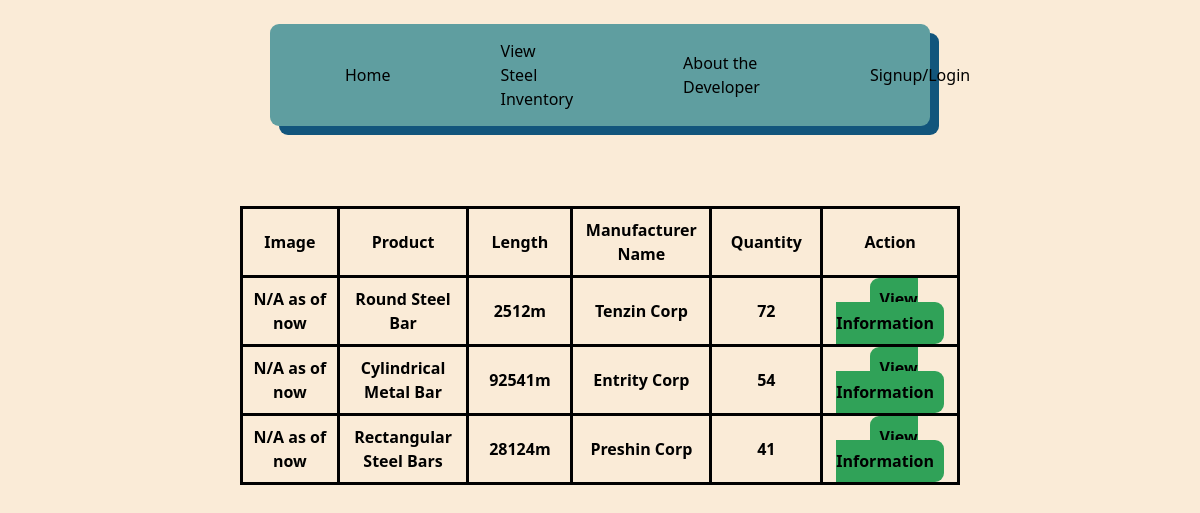
Page /Products on the earlier database version.
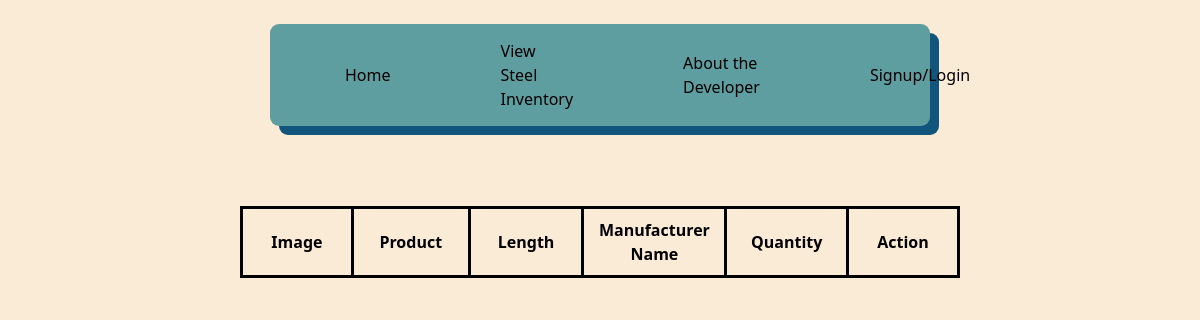
Same page on the later database version.
### Inventory/models.py (models this page shows)
class Product(models.Model): #Steels, not food
    objects = models.Manager()
    Name = models.CharField(max_length=30, unique=True)
    Image = models.ImageField(null= True, blank=True, upload_to="images/") #not have image if we dont have one, uploaded to images folder automatically
    Manufacturer = models.CharField(max_length=30)
    Length = models.CharField(max_length=20)
    Cost = models.CharField(max_length=10)
    Stock = models.BigIntegerField()
    Description = models.CharField(null=True, max_length=500)
    Contact = models.CharField(null= True, max_length=500)

### Inventory/views.py (the view)
# urls.py: path('Products',views.Products, name='Products'),
def Products(request):
    condition = ""
    User = Userperson.objects.all()
    P = Product.objects.filter(Stock__gte = 0)
    if request.user.is_authenticated:
        condition = True
        return render(request, 'Inventory/products.html',{
            'C' : condition,
            'P':P,
            'User':User,
            'username' : request.session['user']
            })
    else:
        condition = False
        return render(request, 'Inventory/products.html',{
            'C' : condition,
            'P':P,
            'User':User
            })

### Inventory/templates/Inventory/products.html (shortened to what this page needs)
{% extends 'Inventory/base.html' %}
{% load static %}
    {% block content %}
    <table class="Frame w-[60vw] h-[20vh]">
        <tr class="Header">
            <th> Image </th>
            <th> Product </th>
            <th> Length </th>
            <th> Manufacturer Name </th>
            <th> Quantity </th>
            <th> Action </th>
        </tr>
    {% if C == True %}
        {% for p in P %}
        <tr class="Header w-[25vw]">
            <th> N/A as of now </th>
            <th> {{ p.Name }} </th>
            <th> {{ p.Length }} </th>
            <th> {{ p.Manufacturer }} </th>
            <th> {{ p.Stock }} </th>
            <th class="flex flex-row h-auto border-transparent">
                 <a class="Button w-auto" href="{% url 'order' pk=p.pk %}"> Add Transaction </a>
                  <a class="Button w-auto" href="{% url 'view' pk=p.pk %}"> View </a>
                  <a class="Button w-auto" href="{% url 'edit' pk=p.pk %}"> Edit Info </a>
            </th>
        </tr>
        {% endfor %}
    {% elif C == False %}
        {% for p in P %}
        <tr class="Header">
            <th> N/A as of now </th>
            <th> {{ p.Name }} </th>
            <th> {{ p.Length }} </th>
            <th> {{ p.Manufacturer }} </th>
            <th> {{ p.Stock }} </th>
            <th> <a class="Button" href="{% url 'view' pk=p.pk %}" id="view"> View Information </a> </th>
        </tr>
        {% endfor %}
    {% endif %}
    </table>
    {% endblock %}

### Inventory/templates/Inventory/base.html (shortened to what this page needs)
<!DOCTYPE html>
<html lang="en">
<head>
    {% load static %}
    <link rel="stylesheet" type="text/css" href="{%  static '/css/output.css' %}">
</head>
<body>
    {% block header %}
    <br>
    <div class="header flex gap-10 ">
        {% if C == True %}
        <a class="Home" href="{% url 'home' %}"> Home </a>
        <a class="Products" href="{% url 'Products' %}"> View Steel Inventory </a>
        <a class="About" href="{% url 'Developer' %}"> About the Developer </a>
        <a class="User" href="{% url 'User' %}"> Clerk Page </a>
        <a class="User" href="{% url 'Cart' %}"> Ordered Products </a>
        {% elif C == False %}
        <a class="Home" href="{% url 'home' %}"> Home </a>
        <a class="Products" href="{% url 'Products' %}"> View Steel Inventory </a>
        <a class="About" href="{% url 'Developer' %}"> About the Developer </a>
        <a class="User" href="{% url 'Signup' %}"> Signup/Login </a>
        {% endif %}
    </div>
    {% endblock %}
    {% block content %}
    {% endblock %}
</body>
</html>

Differences in the rows shown:
removed Product: Name "Round Steel Bar", Length "2512m", Manufacturer "Tenzin Corp", Stock "72"
removed Product: Name "Cylindrical Metal Bar", Length "92541m", Manufacturer "Entrity Corp", Stock "54"
removed Product: Name "Rectangular Steel Bars", Length "28124m", Manufacturer "Preshin Corp", Stock "41"
